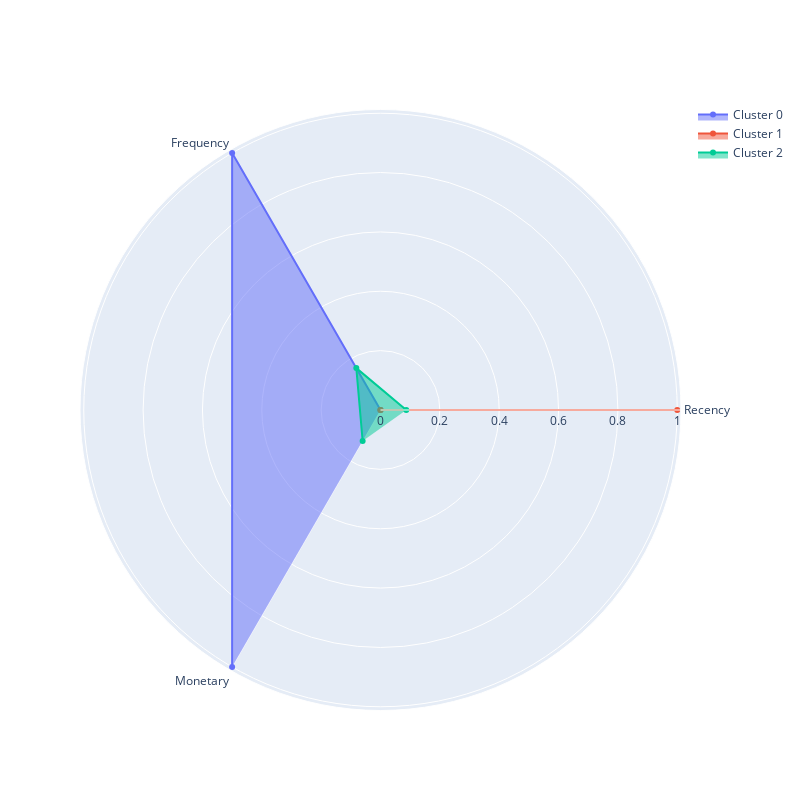

The notebook cell this image was saved under:
### Markdown cell above
### Задание 5.8

Визуализируйте профили кластеров в виде полярной диаграммы на основе средних RFM-характеристик, вычисленных для каждого кластера. 

Проанализируйте кластеры и на основе анализа сопоставьте номер кластера и его описание.

Описание кластера:
* Кластер соответствует «лояльным» клиентам, которые приносят наибольший доход, совершают покупки чаще всего, а давность их последней покупки наименьшая.
* Кластер соответствует «промежуточным» клиентам, которые являются активными, но покупают не так часто и много, как лояльные клиенты. В то же время эти клиенты не являются «потерянными».
* Кластер соответствует «потерянным» клиентам, которые купили меньше всего товара, и их последняя покупка была совершена очень давно.

### Code cell
plot_cluster_profile(rfm_table_cleaned_group, 3)

### Figure 1 — Plotly figure (JSON) as saved in the notebook; plotly's stock layout.template omitted (floating-point values rounded to 4 significant figures)
{"data": [{"fill": "toself", "name": "Cluster 0", "r": [0, 1, 1.0], "theta": ["Recency", "Frequency", "Monetary"], "type": "scatterpolar"}, {"fill": "toself", "name": "Cluster 1", "r": [1.0, 0, 0], "theta": ["Recency", "Frequency", "Monetary"], "type": "scatterpolar"}, {"fill": "toself", "name": "Cluster 2", "r": [0.08682, 0.1629, 0.1204], "theta": ["Recency", "Frequency", "Monetary"], "type": "scatterpolar"}], "layout": {"autosize": false, "height": 800, "showlegend": true, "width": 800}}
